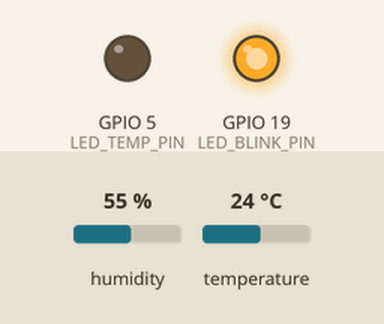
Bench run of a sketch on a simulated ESP32. Parts: output pins drawn as LEDs (lit = HIGH). The inputs (shaded band) are chosen by the test bench; at power-on: temperature 24 °C, humidity 55 %. WiFi joins after 1.5 s; servers stay silent unless stated; uploads are accepted with an empty reply; what the sketch prints to the serial monitor is not drawn.

Above: at 2.7 s.
2.8 s: temperature set to 27 °C
At 11.1 s:
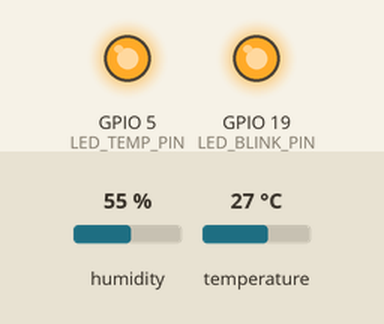
17.2 s: temperature set to 12 °C
At 31.0 s:
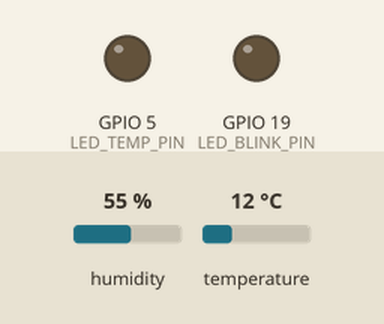
31.6 s: temperature set to 28 °C
At 42.3 s:
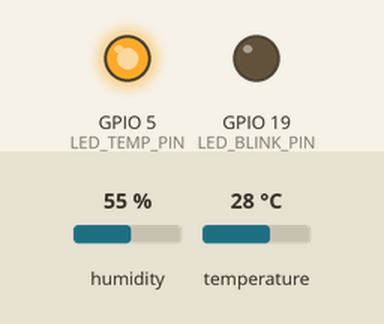
Timing chart, 0 to 52.0 s (numbered marks = the images above; inputs shaded):
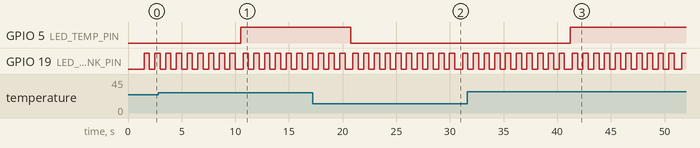

The sketch:

esp32_temp_monitor.ino
```cpp
#include <WiFi.h>
#include <HTTPClient.h>
#include <DHT.h>

// ----- USER CONFIGURATION -----
const char* ssid = "GorenganGareng";          // TODO: replace with your Wi‑Fi SSID
const char* password = "wekyweky";  // TODO: replace with your Wi‑Fi password
const char* serverUrl = "http://192.168.43.98:5000/api/reading"; // Flask endpoint

// ----- HARDWARE PINS -----
#define DHTPIN 4          // GPIO where the DHT11 data pin is connected
#define DHTTYPE DHT11     // DHT 11 sensor
#define LED_TEMP_PIN 5    // LED based on temperature
#define LED_BLINK_PIN 19  // LED that blinks every second

// ----- SETTINGS -----
const unsigned long READ_INTERVAL_MS = 10000; // 10 seconds between reads
const float TEMP_THRESHOLD = 25.0;           // °C – LED turns ON when temperature > threshold

// ----- GLOBAL OBJECTS -----
DHT dht(DHTPIN, DHTTYPE);
WiFiClient wifiClient;
HTTPClient http;

unsigned long lastReadTime = 0;

void setup() {
  Serial.begin(115200);
  pinMode(LED_TEMP_PIN, OUTPUT);
  pinMode(LED_BLINK_PIN, OUTPUT);
  digitalWrite(LED_TEMP_PIN, LOW);
  digitalWrite(LED_BLINK_PIN, LOW);

  dht.begin();
  connectToWiFi();
}

void loop() {
  // Blink LED every second regardless of sensor reading
  digitalWrite(LED_BLINK_PIN, HIGH);
  delay(500);
  digitalWrite(LED_BLINK_PIN, LOW);
  delay(500);

  if (millis() - lastReadTime >= READ_INTERVAL_MS) {
    lastReadTime = millis();
    readAndSend();
  }
}

void connectToWiFi() {
  Serial.print("Connecting to Wi‑Fi ");
  Serial.println(ssid);
  WiFi.begin(ssid, password);
  int retry = 0;
  while (WiFi.status() != WL_CONNECTED && retry < 20) {
    delay(500);
    Serial.print('.');
    retry++;
  }
  if (WiFi.status() == WL_CONNECTED) {
    Serial.println("\nWi‑Fi connected!");
    Serial.print("IP address: ");
    Serial.println(WiFi.localIP());
  } else {
    Serial.println("\nFailed to connect to Wi‑Fi.");
  }
}

void readAndSend() {
  float humidity = dht.readHumidity();
  float temperature = dht.readTemperature(); // Celsius

  if (isnan(humidity) || isnan(temperature)) {
    Serial.println("Failed to read from DHT sensor!");
    return;
  }

  // Temperature‑based LED logic
  if (temperature > TEMP_THRESHOLD) {
    digitalWrite(LED_TEMP_PIN, HIGH);
  } else {
    digitalWrite(LED_TEMP_PIN, LOW);
  }

  Serial.print("Temperature: ");
  Serial.print(temperature);
  Serial.println(" °C");
  Serial.print("Humidity: ");
  Serial.print(humidity);
  Serial.println(" %");

  // Ensure Wi‑Fi is connected before sending
  if (WiFi.status() != WL_CONNECTED) {
    Serial.println("Wi‑Fi disconnected, attempting reconnection...");
    connectToWiFi();
    if (WiFi.status() != WL_CONNECTED) {
      Serial.println("Reconnection failed, aborting send.");
      return;
    }
  }

  // Build JSON payload
  String payload = "{\"temp\":" + String(temperature, 1) + ",\"humidity\":" + String(humidity, 1) + "}";

  http.begin(wifiClient, serverUrl);
  http.addHeader("Content-Type", "application/json");
  int httpResponseCode = http.POST(payload);

  if (httpResponseCode > 0) {
    String response = http.getString();
    Serial.print("POST response code: ");
    Serial.println(httpResponseCode);
    Serial.println("Server reply: " + response);
  } else {
    Serial.print("Error sending POST: ");
    Serial.println(http.errorToString(httpResponseCode).c_str());
  }
  http.end();
}
```

Measured:
- the behaviour switches between 25 and 26 °C on temperature (found by bisection; images 0 and 1)
- after the input at 2.8 s, GPIO 5 (LED_TEMP_PIN): LOW → HIGH after 7.7 s
- after the input at 17.2 s, GPIO 5 (LED_TEMP_PIN): HIGH → LOW after 3.6 s
- after the input at 31.6 s, GPIO 5 (LED_TEMP_PIN): LOW → HIGH after 9.6 s
